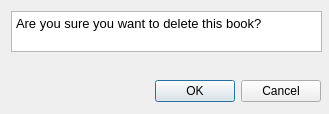
<?xml version="1.0" encoding="UTF-8"?>
<ui version="4.0">
 <class>dialog_delete</class>
 <widget class="QDialog" name="dialog_delete">
  <property name="geometry">
   <rect>
    <x>0</x>
    <y>0</y>
    <width>329</width>
    <height>114</height>
   </rect>
  </property>
  <property name="windowTitle">
   <string>Delete book</string>
  </property>
  <widget class="QDialogButtonBox" name="buttonBox">
   <property name="geometry">
    <rect>
     <x>10</x>
     <y>80</y>
     <width>311</width>
     <height>23</height>
    </rect>
   </property>
   <property name="font">
    <font>
     <pointsize>9</pointsize>
    </font>
   </property>
   <property name="orientation">
    <enum>Qt::Horizontal</enum>
   </property>
   <property name="standardButtons">
    <set>QDialogButtonBox::Cancel|QDialogButtonBox::Ok</set>
   </property>
  </widget>
  <widget class="QTextBrowser" name="txt_delete_notice">
   <property name="geometry">
    <rect>
     <x>11</x>
     <y>11</y>
     <width>311</width>
     <height>41</height>
    </rect>
   </property>
   <property name="html">
    <string>&lt;!DOCTYPE HTML PUBLIC &quot;-//W3C//DTD HTML 4.0//EN&quot; &quot;http://www.w3.org/TR/REC-html40/strict.dtd&quot;&gt;
&lt;html&gt;&lt;head&gt;&lt;meta name=&quot;qrichtext&quot; content=&quot;1&quot; /&gt;&lt;style type=&quot;text/css&quot;&gt;
p, li { white-space: pre-wrap; }
&lt;/style&gt;&lt;/head&gt;&lt;body style=&quot; font-family:'MS Shell Dlg 2'; font-size:8.25pt; font-weight:400; font-style:normal;&quot;&gt;
&lt;p style=&quot; margin-top:0px; margin-bottom:0px; margin-left:0px; margin-right:0px; -qt-block-indent:0; text-indent:0px;&quot;&gt;&lt;span style=&quot; font-size:10pt; color:#000000;&quot;&gt;Are you sure you want to delete this book?&lt;/span&gt;&lt;/p&gt;&lt;/body&gt;&lt;/html&gt;</string>
   </property>
  </widget>
 </widget>
 <resources/>
 <connections>
  <connection>
   <sender>buttonBox</sender>
   <signal>accepted()</signal>
   <receiver>dialog_delete</receiver>
   <slot>accept()</slot>
   <hints>
    <hint type="sourcelabel">
     <x>248</x>
     <y>254</y>
    </hint>
    <hint type="destinationlabel">
     <x>157</x>
     <y>274</y>
    </hint>
   </hints>
  </connection>
  <connection>
   <sender>buttonBox</sender>
   <signal>rejected()</signal>
   <receiver>dialog_delete</receiver>
   <slot>reject()</slot>
   <hints>
    <hint type="sourcelabel">
     <x>316</x>
     <y>260</y>
    </hint>
    <hint type="destinationlabel">
     <x>286</x>
     <y>274</y>
    </hint>
   </hints>
  </connection>
 </connections>
</ui>
